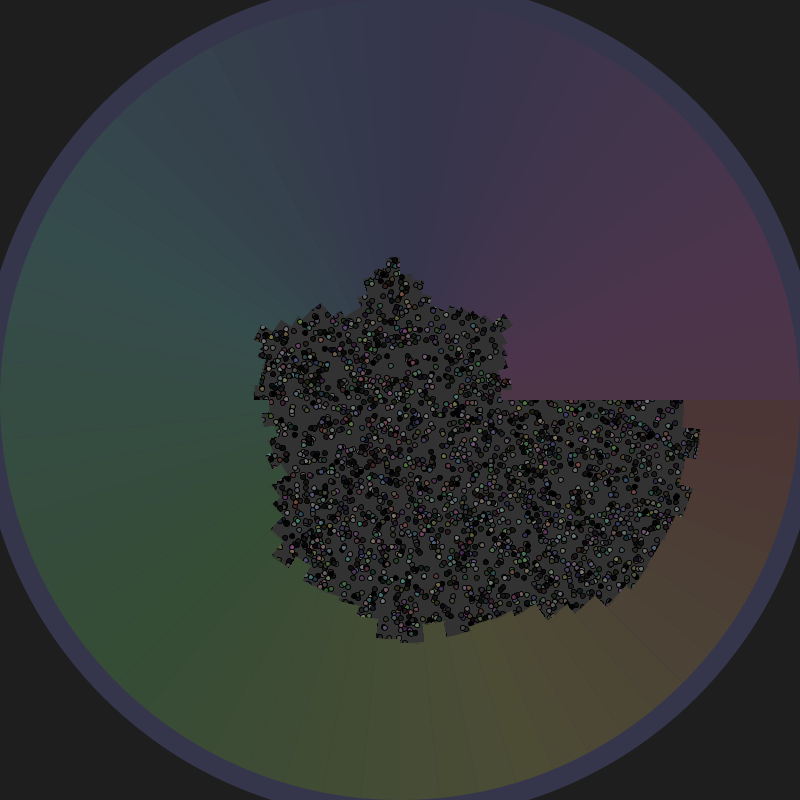
Frame 1 (no input)
Frame 60 (the mouse pressed at the canvas centre just before this capture): identical to frame 1, image omitted
Frame 120 (the mouse held since frame 60 and released just before this capture): identical to frame 1, image omitted

The Processing sketch that drew this single still picture (run headless with seeded random() and noise(); from frame 60 on, the mouse is pressed at the canvas centre):

// Processing sketch: s024_cutout
// ── s024_cutout.pde
int segments = 64;

float seg_angle;

void setup(){
  size(800,800);
  background(30);
  noStroke();
  colorMode(HSB,360,100,100);
  seg_angle = TWO_PI/segments;
  
  PGraphics pg;
  PImage mask, img;
  pg = createGraphics(width,height);
  pg.beginDraw();
  //pg.background(50); < - interesting
  float w = random(width/4, width);
  fill(255);
  for(int j = 0; j < segments; j++){
    w = constrain(w + random(-width/20, width/20),width/4, width);
    pg.arc(width/2,height/2,w,w,j*seg_angle,(j+1)*seg_angle);
  }
  pg.endDraw();
  mask = pg.get();
  pg.beginDraw();
  pg.background(50);
  pg.colorMode(HSB,360,100,100);
  for(int i = 0; i < 15000; i++){
    pg.fill(random(360),random(50),random(50));
    pg.ellipse(random(width), random(height), 5,5);
  }
  pg.endDraw();
  img = pg.get();
  img.mask(mask);
  fill(240,30,30);
  ellipse(width/2,height/2,width*1.05,height*1.05);
  for(int k = 0; k < segments; k++){
    fill((360/segments) * k,30,30);
    arc(width/2, height/2, width, height, k * seg_angle, (k+1)*seg_angle);
  }
  
  image(img,0,0);
  
}

void draw(){}
